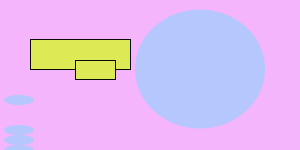
Frame 1 (no input)
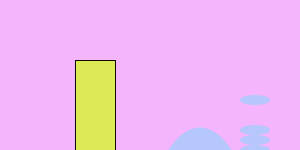
Frame 60 (the mouse pressed at the canvas centre just before this capture)
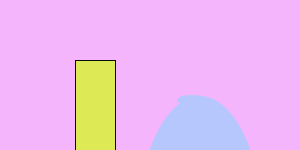
Frame 120 (the mouse held since frame 60 and released just before this capture)

The Processing sketch that drew these frames (run headless with seeded random() and noise(); from frame 60 on, the mouse is pressed at the canvas centre):

// Processing sketch: processing_41229
// ── processing_41229.pde

color c = color(222, 234, 85);
float a = 15;
float b = 100;
float speed = 4;

void setup() {
  size(300, 150);
}

void draw() {
  background(244, 181, 252);
  move();
  display();
}

void move() {
  a = a + speed;
  if (a > width) {
    a = 0;
  }
}

void display() {
  stroke (10);
  fill (c);
  rect (30, a+20, b, 30);
  fill (c);
  rect (b-25, 60, 40, a);
  fill (181, 199, 252);
  noStroke ();
  ellipse (200, a+50, b+30, b+a);
  fill (181, 199, 252);
  ellipse (a, b, 30, 10);
   fill (181, 199, 252);
  ellipse (a, b+50, 30, 10);
   fill (181, 199, 252);
  ellipse (a, b+30, 30, 10);
   fill (181, 199, 252);
  ellipse (a, b+40, 30, 10);
}
